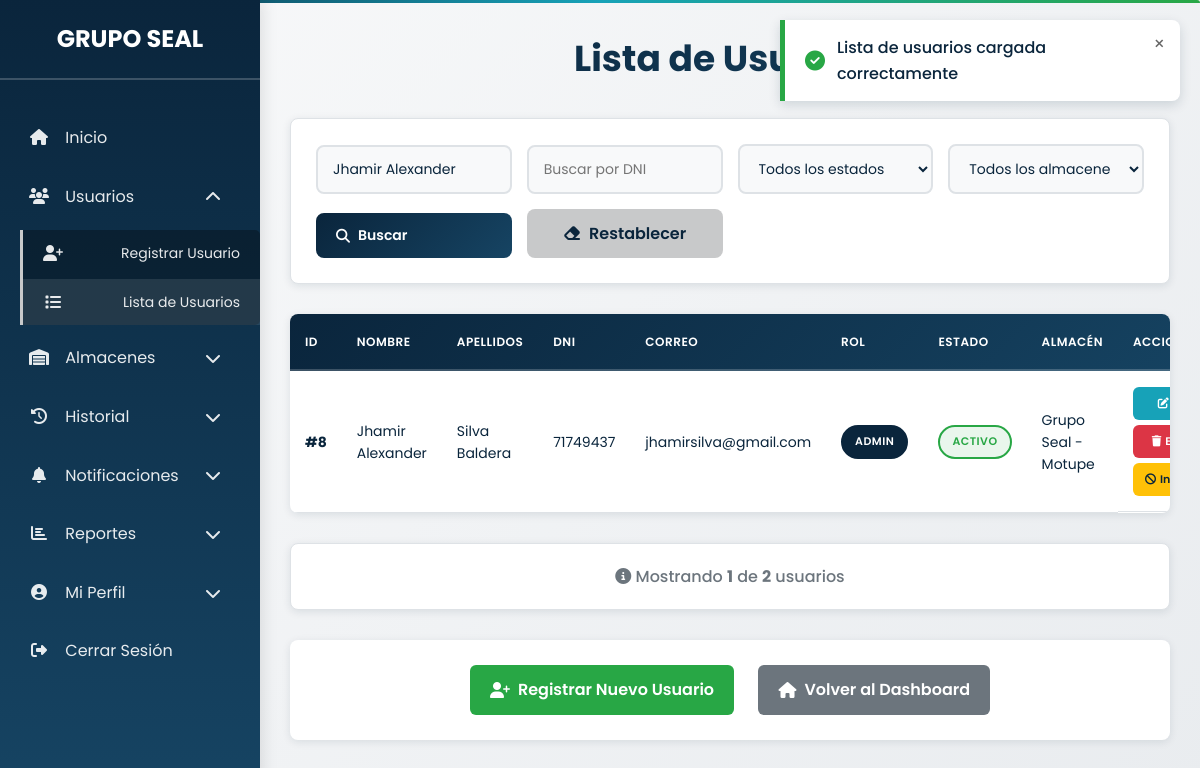
Screenshot of /usuarios/listar.php?nombre=Jhamir Alexander (signed in) with the database file from the repository.
### tables this page shows
CREATE TABLE `usuarios` (
  `id` int(11) NOT NULL,
  `nombre` varchar(64) NOT NULL,
  `apellidos` varchar(100) NOT NULL,
  `dni` varchar(8) NOT NULL,
  `celular` varchar(15) NOT NULL,
  `direccion` varchar(255) DEFAULT NULL,
  `correo` varchar(100) NOT NULL,
  `contrasena` varchar(255) NOT NULL,
  `almacen_id` int(11) DEFAULT NULL,
  `rol` enum('admin','almacenero') NOT NULL,
  `estado` enum('activo','inactivo') DEFAULT 'activo',
  `fecha_registro` timestamp NOT NULL DEFAULT current_timestamp()
);

CREATE TABLE `almacenes` (
  `id` int(11) NOT NULL,
  `nombre` varchar(100) NOT NULL,
  `ubicacion` varchar(255) NOT NULL
);

### usuarios/listar.php (the view, shortened to what this page needs)
<?php
require_once "../config/database.php";
$usuario_rol = $_SESSION["user_role"] ?? "usuario";
$usuarios_por_pagina = 5;
$pagina_actual = isset($_GET['pagina']) ? (int)$_GET['pagina'] : 1;
$offset = ($pagina_actual - 1) * $usuarios_por_pagina;
$query_total = "SELECT COUNT(*) AS total FROM usuarios WHERE estado != 'Eliminado'";
$result_total = $conn->query($query_total);
$total_usuarios = $result_total->fetch_assoc()["total"];
$where = " WHERE u.estado != 'Eliminado' ";
$params = [];
$types = "";
if (!empty($_GET["nombre"])) {
    $where .= " AND u.nombre LIKE ?";
    $params[] = "%" . $_GET["nombre"] . "%";
    $types .= "s";
}
$query = "SELECT u.id, u.nombre, u.apellidos, u.dni, u.correo, u.rol, u.estado, a.nombre AS almacen
          FROM usuarios u
          LEFT JOIN almacenes a ON u.almacen_id = a.id
          $where
          LIMIT $usuarios_por_pagina OFFSET $offset";
$stmt = $conn->prepare($query);
if (!empty($params)) {
    $stmt->bind_param($types, ...$params);
}
$stmt->execute();
$result = $stmt->get_result();
$usuarios = $result->fetch_all(MYSQLI_ASSOC);
?>
<!DOCTYPE html>
<html lang="es">
<head>
    <link rel="stylesheet" href="https://cdnjs.cloudflare.com/ajax/libs/font-awesome/6.4.2/css/all.min.css">
    <link rel="stylesheet" href="../assets/css/listar-usuarios.css">
</head>
<body>
<nav class="sidebar" id="sidebar" role="navigation" aria-label="Menú principal">
    <h2>GRUPO SEAL</h2>
    <ul>
        <li>
            <a href="../dashboard.php" aria-label="Ir a inicio">
                <span><i class="fas fa-home"></i> Inicio</span>
            </a>
        </li>
        <?php if ($usuario_rol == 'admin'): ?>
        <li class="submenu-container">
            <a href="#" aria-label="Menú Usuarios" aria-expanded="false" role="button" tabindex="0">
                <span><i class="fas fa-users"></i> Usuarios</span>
                <i class="fas fa-chevron-down"></i>
            </a>
            <ul class="submenu" role="menu">
                <li><a href="../usuarios/registrar.php" role="menuitem"><i class="fas fa-user-plus"></i> Registrar Usuario</a></li>
                <li><a href="../usuarios/listar.php" role="menuitem"><i class="fas fa-list"></i> Lista de Usuarios</a></li>
            </ul>
        </li>
        <?php endif; ?>
        <li class="submenu-container">
            <a href="#" aria-label="Menú Almacenes" aria-expanded="false" role="button" tabindex="0">
                <span><i class="fas fa-warehouse"></i> Almacenes</span>
                <i class="fas fa-chevron-down"></i>
            </a>
        </li>
        <li class="submenu-container">
            <a href="#" aria-label="Menú Historial" aria-expanded="false" role="button" tabindex="0">
                <span><i class="fas fa-history"></i> Historial</span>
                <i class="fas fa-chevron-down"></i>
            </a>
        </li>
        <li class="submenu-container">
            <a href="#" aria-label="Menú Notificaciones" aria-expanded="false" role="button" tabindex="0">
                <span>
                    <i class="fas fa-bell"></i> Notificaciones
                </span>
                <i class="fas fa-chevron-down"></i>
            </a>
        </li>
        <?php if ($usuario_rol == 'admin'): ?>
        <li class="submenu-container">
            <a href="#" aria-label="Menú Reportes" aria-expanded="false" role="button" tabindex="0">
                <span><i class="fas fa-chart-bar"></i> Reportes</span>
                <i class="fas fa-chevron-down"></i>
            </a>
        </li>
        <?php endif; ?>
        <li class="submenu-container">
            <a href="#" aria-label="Menú Perfil" aria-expanded="false" role="button" tabindex="0">
                <span><i class="fas fa-user-circle"></i> Mi Perfil</span>
                <i class="fas fa-chevron-down"></i>
            </a>
        </li>
        <li>
            <a href="#" onclick="manejarCerrarSesion(event)" aria-label="Cerrar sesión">
                <span><i class="fas fa-sign-out-alt"></i> Cerrar Sesión</span>
            </a>
        </li>
    </ul>
</nav>
<main class="content" id="main-content" role="main">
    <header>
        <h1>Lista de Usuarios</h1>
    </header>
    <form method="GET" action="listar.php" class="filter-form" role="search" aria-label="Filtros de búsqueda">
        <input type="text" name="nombre" placeholder="Buscar por nombre" value="<?= htmlspecialchars($_GET['nombre'] ?? '') ?>" aria-label="Buscar por nombre">
        <input type="text" name="dni" placeholder="Buscar por DNI" value="<?= htmlspecialchars($_GET['dni'] ?? '') ?>" aria-label="Buscar por DNI" maxlength="8">
        <select name="estado" aria-label="Filtrar por estado">
            <option value="">Todos los estados</option>
        </select>
        <select name="almacen" aria-label="Filtrar por almacén">
            <option value="">Todos los almacenes</option>
        </select>
        <button type="submit" aria-label="Aplicar filtros">
            <i class="fas fa-search"></i> Buscar
        </button>
        <a href="listar.php" class="reset-btn" aria-label="Limpiar filtros">
            <i class="fas fa-eraser"></i> Restablecer
        </a>
    </form>
    <div class="table-responsive">
        <table class="usuarios-table" role="table" aria-label="Lista de usuarios del sistema">
            <thead>
                <tr>
                    <th scope="col">ID</th>
                    <th scope="col">Nombre</th>
                    <th scope="col">Apellidos</th>
                    <th scope="col">DNI</th>
                    <th scope="col">Correo</th>
                    <th scope="col">Rol</th>
                    <th scope="col">Estado</th>
                    <th scope="col">Almacén</th>
                    <th scope="col">Acciones</th>
                </tr>
            </thead>
            <tbody>
                <?php if (empty($usuarios)): ?>
                <tr>
                    <td colspan="9" style="text-align: center; padding: 60px; color: #666;">
                        <i class="fas fa-users" style="font-size: 64px; margin-bottom: 20px; display: block; opacity: 0.3;"></i>
                        <strong style="font-size: 18px; display: block; margin-bottom: 10px;">No se encontraron usuarios</strong>
                        <span style="font-size: 14px;">Intenta ajustar los filtros de búsqueda</span>
                    </td>
                </tr>
                <?php else: ?>
                <?php foreach ($usuarios as $usuario): ?>
                    <tr id="user-<?= $usuario['id'] ?>">
                        <td><strong>#<?= $usuario['id'] ?></strong></td>
                        <td><?= htmlspecialchars($usuario['nombre']) ?></td>
                        <td><?= htmlspecialchars($usuario['apellidos']) ?></td>
                        <td><code><?= htmlspecialchars($usuario['dni']) ?></code></td>
                        <td><?= htmlspecialchars($usuario['correo']) ?></td>
                        <td>
                            <span class="rol-badge rol-<?= $usuario['rol'] ?>">
                                <?= ucfirst(htmlspecialchars($usuario['rol'])) ?>
                            </span>
                        </td>
                        <td>
                            <span class="estado-badge estado-<?= strtolower($usuario['estado']) ?>">
                                <?= htmlspecialchars($usuario['estado']) ?>
                            </span>
                        </td>
                        <td><?= htmlspecialchars($usuario['almacen'] ?? 'Sin asignar') ?></td>
                        <td class="acciones">
                            <button type="button" onclick="editUser(<?= $usuario['id'] ?>)" title="Editar usuario" aria-label="Editar usuario <?= htmlspecialchars($usuario['nombre']) ?>">
                                <i class="fas fa-edit"></i> Editar
                            </button>
                            <button type="button" onclick="deleteUser(<?= $usuario['id'] ?>, '<?= htmlspecialchars($usuario['nombre'] . ' ' . $usuario['apellidos']) ?>')" title="Eliminar usuario" aria-label="Eliminar usuario <?= htmlspecialchars($usuario['nombre']) ?>">
                                <i class="fas fa-trash"></i> Eliminar
                            </button>
                            <button type="button" onclick="toggleStatus(<?= $usuario['id'] ?>, '<?= htmlspecialchars($usuario['nombre'] . ' ' . $usuario['apellidos']) ?>', '<?= $usuario['estado'] ?>')" title="Cambiar estado" aria-label="<?= $usuario['estado'] === 'activo' ? 'Inhabilitar' : 'Habilitar' ?> usuario <?= htmlspecialchars($usuario['nombre']) ?>">
                                <i class="fas fa-<?= $usuario['estado'] === 'activo' ? 'ban' : 'check' ?>"></i>
                                <?= $usuario['estado'] === 'activo' ? 'Inhabilitar' : 'Habilitar' ?>
                            </button>
                        </td>
                    </tr>
                <?php endforeach; ?>
                <?php endif; ?>
            </tbody>
        </table>
    </div>
    <div class="results-info" role="status" aria-live="polite">
        <i class="fas fa-info-circle"></i>
        Mostrando <strong><?= count($usuarios) ?></strong> de <strong><?= $total_usuarios ?></strong> usuarios
    </div>
    <div style="text-align: center; margin-top: 30px; padding: 25px; background: white; border-radius: 8px; box-shadow: 0 2px 8px rgba(10, 37, 60, 0.1);">
        <a href="registrar.php" style="background: #28a745; color: white; padding: 12px 20px; text-decoration: none; border-radius: 6px; margin: 0 10px; display: inline-flex; align-items: center; gap: 8px; font-weight: 600;">
            <i class="fas fa-user-plus"></i> Registrar Nuevo Usuario
        </a>
        <a href="../dashboard.php" style="background: #6c757d; color: white; padding: 12px 20px; text-decoration: none; border-radius: 6px; margin: 0 10px; display: inline-flex; align-items: center; gap: 8px; font-weight: 600;">
            <i class="fas fa-home"></i> Volver al Dashboard
        </a>
    </div>
</main>
<div id="notificaciones-container" role="alert" aria-live="polite"></div>
</body>
</html>

### rows the page displays
usuarios: id "8", nombre "Jhamir Alexander", apellidos "Silva Baldera", dni "71749437", correo "jhamirsilva@gmail.com", rol "ADMIN", estado "ACTIVO", almacen.nombre "Grupo Seal - Motupe", shows "Inhabilitar"

### other values shown
count($usuarios) "1"
$total_usuarios "2"
